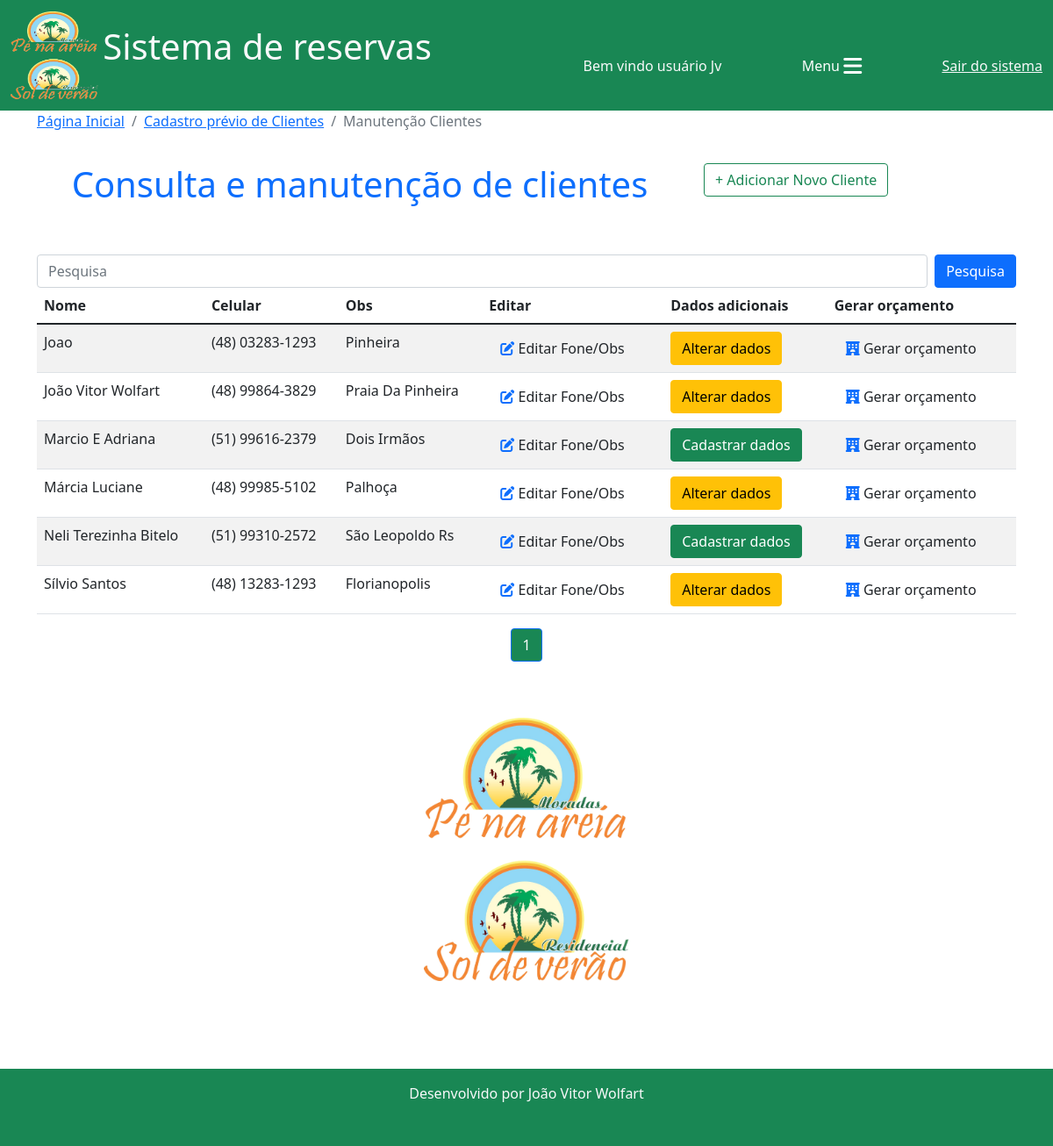
/reservas/manut_cliente/ (signed in), run on an earlier commit of the app's database.
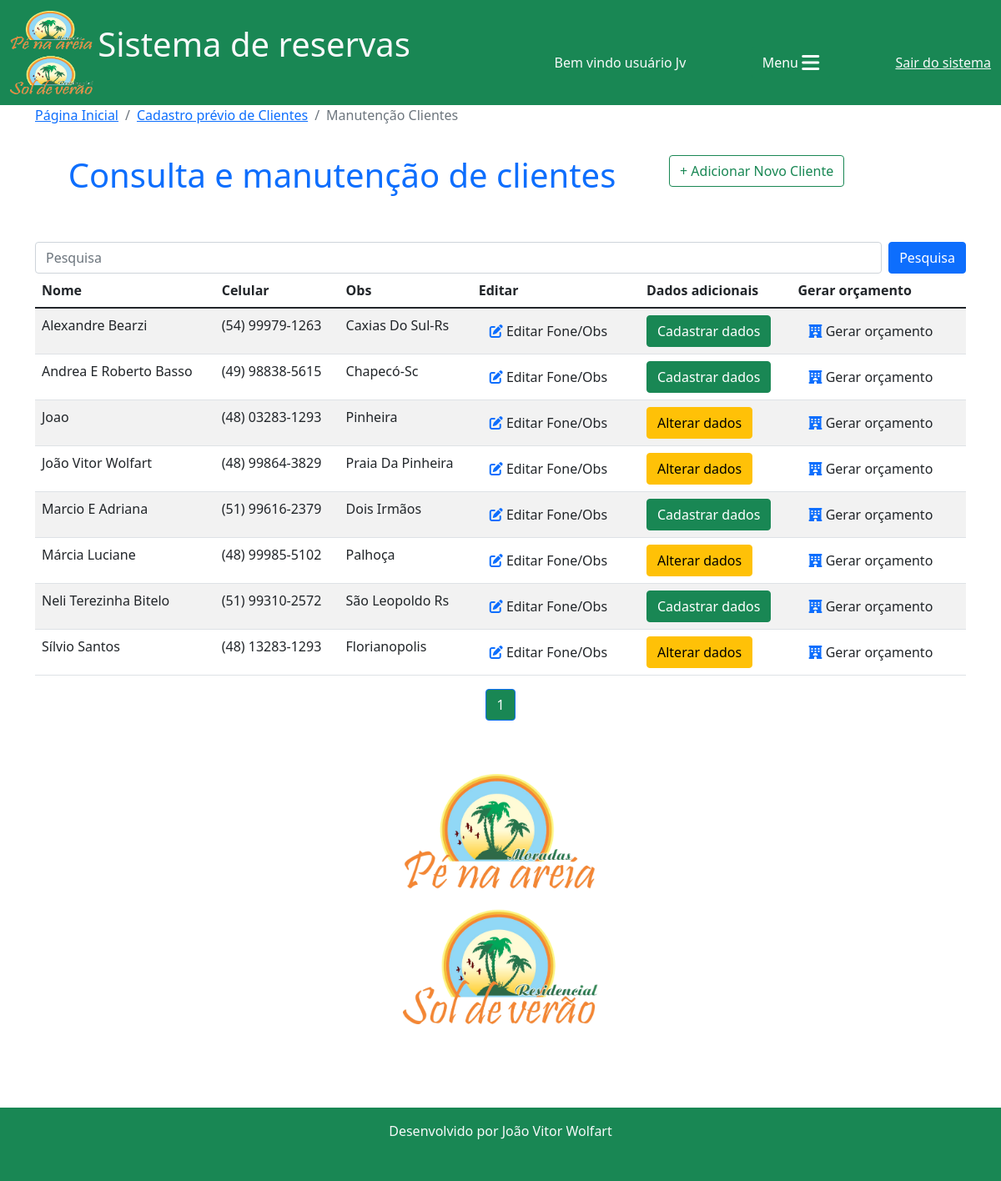
And on a later commit of the database.
### reservas/models.py (models this page shows, shortened)
class Cliente(models.Model):
    nome = models.CharField(max_length=30)
    telefone = models.CharField(max_length=20, blank=True, null=True)
    obs = models.CharField(max_length=100)
    dados_adicionais = models.BooleanField(default=False)

### reservas/views.py (the view)
# urls.py: path('manut_cliente/', views.manut_clientes, name="manut_cliente"),
@login_required(login_url="login")
def manut_clientes(request):
    termo_cliente = request.GET.get("termo_cliente")
    if termo_cliente:
        termo_cliente = termo_cliente.strip()
        clientes = Cliente.objects.all().filter(
            Q(nome__icontains=termo_cliente) | Q(telefone__icontains=termo_cliente) | Q(obs__icontains=termo_cliente)
        ).order_by("nome")
    else:
        clientes = Cliente.objects.all().order_by("nome")
    if len(clientes) == 0:
        messages.add_message(request, messages.WARNING, f"Nenhum cliente encontrado com o termo {termo_cliente}")
    paginator = Paginator(clientes, 10)
    page = request.GET.get('p')
    clientes = paginator.get_page(page)
    return render(request, "manut_cliente.html", {"clientes": clientes})

### reservas/templates/manut_cliente.html (shortened to what this page needs)
{% extends 'base.html'%}
{% load static %}
{% block 'conteudo'%}
<nav aria-label="breadcrumb">
  <ol class="breadcrumb">
    <li class="breadcrumb-item"><a href="{% url 'home'%}">Página Inicial</a></li>
    {% if 'manut_cliente' in request.path %}
    <li class="breadcrumb-item"><a href="{% url 'clientes'%}">Cadastro prévio de Clientes</a></li>
    <li class="breadcrumb-item active" aria-current="page">Manutenção Clientes</li>
    {% else %}
    <li class="breadcrumb-item active" aria-current="page">Gerar Orçamento de Reserva</li>
    {% endif %}
  </ol>
</nav>
<div class="row">
<div class="col-sm-8">
{% if 'manut_cliente' in request.path %}
<h1 style="padding-top: 20px;" class="text-center text-primary">Consulta e manutenção de clientes</h1>
{% else %}
<h1 style="padding-top: 20px;" class="text-center text-primary">Gera orçamento de reserva</h1>
{% endif %}
</div>
<div class="col-sm-4">
  <a href="{% url 'clientes' %}" class="btn btn-outline-success" style="margin-top: 20px;">+ Adicionar Novo Cliente</a>
</div>
</div>
<div class="col-12 mt-5">
    <form class="d-flex" action="">
        <input class="form-control me-2" type="search" placeholder="Pesquisa" aria-label="Search" name="termo_cliente">
        <button class="btn btn-primary" type="submit">Pesquisa</button>
    </form>
    <div class="col-12 table-responsive">
        <table class="table table-striped table-hover">
          <thead>
            <tr>
              <th scope="col">Nome</th>
              <th scope="col">Celular</th>
              <th scope="col">Obs</th>
              <th scope="col">Editar</th>
              <th scope="col">Dados adicionais</th>
              <th scope="col">Gerar orçamento</th>
            </tr>
          </thead>
          <tbody>
            {% for c in clientes %}
            <tr>
                <td>{{c.nome}}</td>
                <td class="">{{c.telefone}}</td>
                <td class="">{{c.obs}}</td>
                <td><a href="{% url 'alterar_cliente' c.id%}" class="btn" title="Alterar cliente"><i class="fa-solid fa-pen-to-square text-primary"></i> Editar Fone/Obs</a></td>
                {% if c.dados_adicionais %}
                <td><a href="{% url 'alterar_dados_cliente' c.id%}" class="btn btn-warning">Alterar dados</a></td>
                {% else %}
                <td><a href="{% url 'dados_cliente' c.id%}" class="btn btn-success">Cadastrar dados</a></td>
                {% endif %}
                <td><a href="{% url 'gerar_orcamento' c.id%}" class="btn" title="Gerar orçamento"><i class="fa-solid fa-hotel text-primary"></i> Gerar orçamento</a></td>
            </tr>
            {% endfor %}
          </tbody>
        </table>
</div>
</div>
<nav aria-label="Page navigation example">
    <ul class="pagination justify-content-center">
      {%for pagina in clientes.paginator.page_range%}
      {%if clientes.number == pagina%}
        <li class="page-item active"><a class="page-link bg-success" href="?p={{pagina}}&termo_cliente={{termo_cliente}}">{{pagina}}</a></li>
      {% elif clientes.number > pagina|add:'-3'  and clientes.number < pagina|add:'3'%}
        <li class="page-item"><a class="page-link" href="?p={{pagina}}&termo_cliente={{termo_cliente}}">{{pagina}}</a></li>
      {%endif%}
      {%endfor%}
    </ul>
  </nav>
<div class="row">
    <div style="height: 400px; text-align: center;">
      <img src="{% static 'img/logo1.png'%}" alt="" class="image-fluid mt-5" style="height: 300px; margin: 0 auto;">
    </div>
</div>
{% endblock %}

What changed in the data, as far as the page shows it:
added Cliente: nome "Alexandre Bearzi", telefone "(54) 99979-1263", obs "Caxias Do Sul-Rs", dados_adicionais "Cadastrar dados"
added Cliente: nome "Andrea E Roberto Basso", telefone "(49) 98838-5615", obs "Chapecó-Sc", dados_adicionais "Cadastrar dados"
